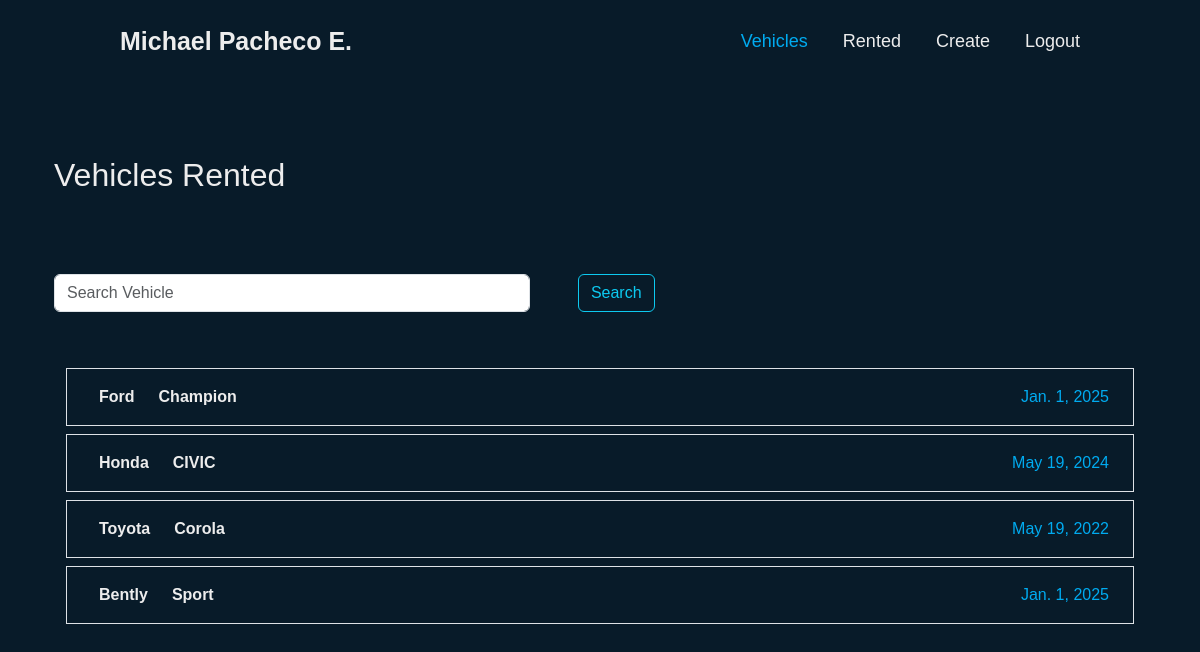
Before: /vehicles/rented/ (signed in) with the older database file.
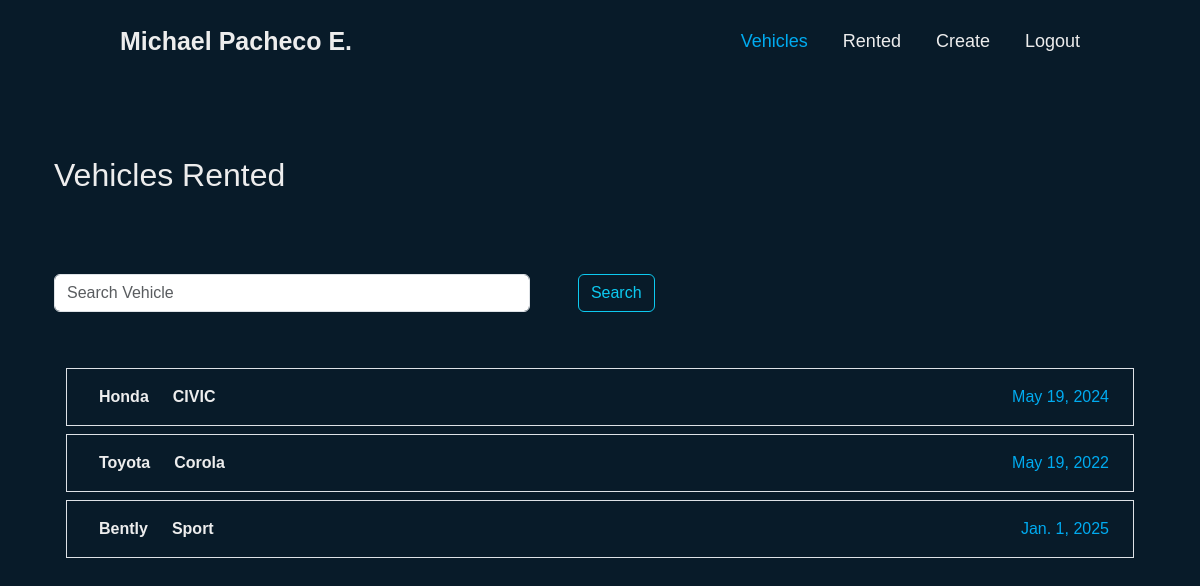
After: the same page with the newer database file.
### dealermfx/models.py (models this page shows, shortened)
class table_vehicles(models.Model):
    name = models.CharField(max_length=150)
    model = models.CharField(max_length = 150 )
    year = models.DateField()
    rent= models.BooleanField(default=False)
    user = models.ForeignKey(User, on_delete= models.CASCADE)
    description = models.TextField(max_length = 500, null = True, blank = True )
    image = models.TextField(max_length = 500, null = True, blank = True)
    rented = models.DateField(blank =True, null = True)

### dealermfx/views.py (the view)
# urls.py: path('rented/', views.show_rented_Vehicles, name = 'rented_vehicles'),
def show_rented_Vehicles(request):
    if request.method == 'POST':
        search = request.POST["search"]
        vehicles  = table_vehicles.objects.filter(name__contains = search , user = request.user, rent = True)
        return render(request, 'show_vehicles.html', {'vehicles': vehicles, 'rented':'Vehicles Rented', 'search':search})
    else:
        vehicles  = table_vehicles.objects.filter(user = request.user, rent = True)
    return render(request, 'show_vehicles.html', {'vehicles': vehicles, 'rented':'Vehicles Rented'})

### dealermfx/templates/show_vehicles.html (shortened to what this page needs)
{% extends 'base.html'%}
{% block content %}
{% load static %}
<link rel="stylesheet" href="{% static 'css/show_vehicles.css'%}">
<div class="container">
    <div class="home">
        <h2 class="mt-5">{{rented}}</h2>
        <br>
        {%if rented == 'Vehicles Not Rented'%}
            <form class=" search d-flex py-5" role="search" action="" method="post" style="width: 55%;">
                {% csrf_token %}
                <input class="form-control me-5 pe-5" type="search" name="search" placeholder="Search Vehicle" aria-label="Search" value="{{search_query}}"/>
                <button class="btn btn-outline-info"  type="submit">Search</button>
            </form>
            {%else%}
            <form class=" search d-flex py-5" role="search" action="{% url 'rented_vehicles'%}" method="post" style="width: 55%;">
                <input class="form-control me-5 pe-5" type="search" name="search" placeholder="Search Vehicle" aria-label="Search" value="{{search_query}}"/>
                <button class="btn btn-outline-info"  type="submit">Search</button>
            </form>
        {%endif%}
        {% for vehicle in vehicles%}
    {% if vehicle.rent == False %}
    <div class="container mt-2">
        <div class="row">
            <div class="col">
                <ul class="list-group">
                    <a href="{%url 'details' vehicle.id %}">
                        <li class="list-group-item d-flex">
                                <strong class="ms-2 p-2">{{vehicle.name}}</strong>
                                <strong class="ms-2 p-2">{{vehicle.model}}</strong>
                            <strong class="ms-auto p-2 b-0 year">{{vehicle.year}}</strong>
                        </li>
                    </a>
                </ul>
            </div>
        </div>
    </div>
    {%else%}
    <div class="container mt-2">
        <div class="row">
            <div class="col">
                <ul class="list-group list-inline">
                    <a href="{%url 'details' vehicle.id %}">
                        <li class="list-group-item d-flex">
                                <strong class="ms-2 p-2">{{vehicle.name}}</strong>
                                <strong class="ms-2  p-2">{{vehicle.model}}</strong>
                            <stron class="ms-auto p-2 b-0 year">{{vehicle.year}}</strong>
                        </li>
                    </a>
                </ul>
            </div>
        </div>
    </div>
    {%endif%}
    {% endfor%}
    </div>
</div>
{% endblock %}

Changed rows visible on the page:
no longer on this page (row edited): table_vehicles: name "Ford", model "Champion", year "Jan. 1, 2025"
